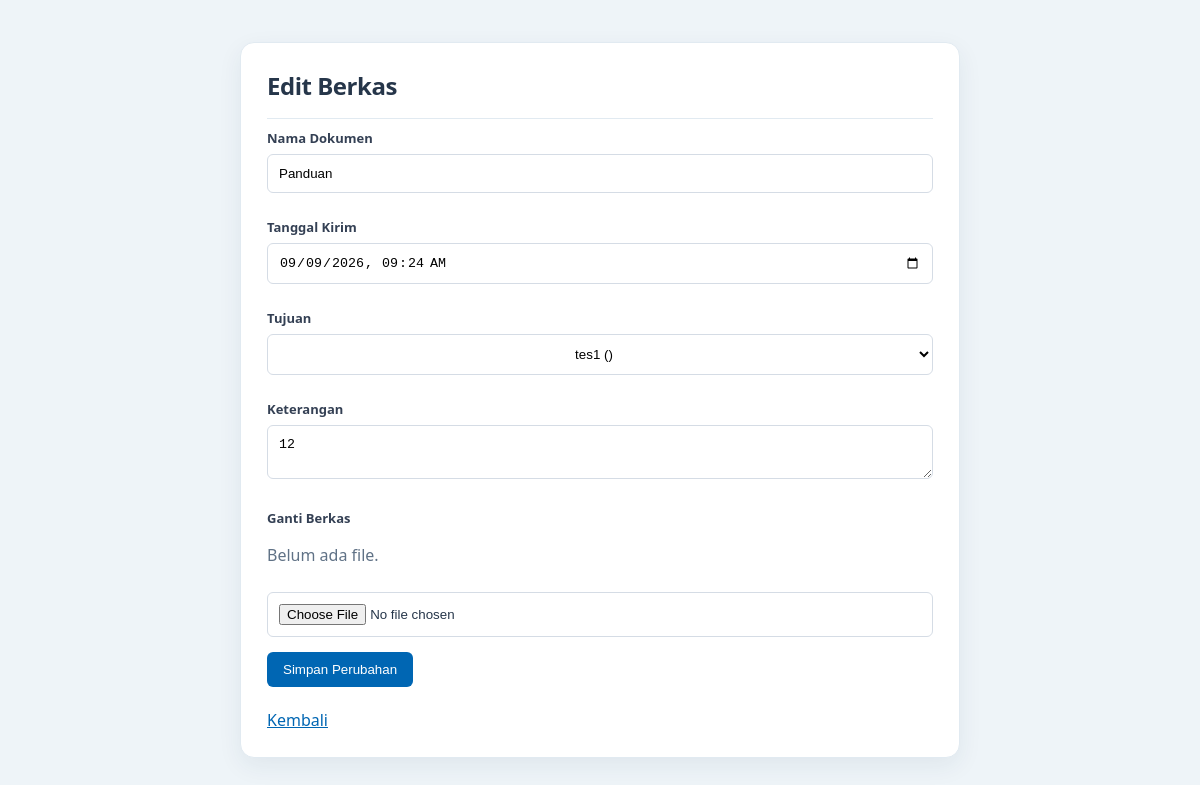
The app's page /index.php?aksi=edit&id=39 (signed in) with its own data.
### tables this page shows
CREATE TABLE `berkas` (
  `id_berkas` int NOT NULL,
  `n_dokumen` varchar(255) NOT NULL,
  `tgl_kirim` datetime NOT NULL DEFAULT CURRENT_TIMESTAMP,
  `id_pengirim` int DEFAULT NULL,
  `id_tujuan` int DEFAULT NULL,
  `tujuan_semua` tinyint(1) NOT NULL DEFAULT '0',
  `tgl_terima` datetime DEFAULT NULL,
  `tujuan` varchar(20) DEFAULT NULL,
  `keterangan` text,
  `file_berkas` text,
  `status` enum('Dikirim','Diterima','Ditolak') NOT NULL DEFAULT 'Dikirim'
);

CREATE TABLE `user` (
  `id_user` int NOT NULL,
  `nama` varchar(50) NOT NULL,
  `username` varchar(50) NOT NULL,
  `password` varchar(255) NOT NULL,
  `bagian` varchar(50) NOT NULL,
  `role` enum('admin','pegawai') NOT NULL,
  `hobi` varchar(100) DEFAULT NULL,
  `makanan_favorit` varchar(100) DEFAULT NULL,
  `hewan_favorit` varchar(100) DEFAULT NULL
);

### controller/BerkasController.php (called while the page is built, shortened)
<?php
require_once "model/Berkas.php";
class BerkasController {
    public function edit() {
        $id = $_GET['id'];
        $model = new Berkas();
        $data = $model->editData($id);
        $user = $model->tampilUser();
        require_once "views/edit.php";
    }
}
?>

### model/Berkas.php (called while the page is built, shortened)
<?php
require_once "config/Koneksi.php";
class Berkas {
    private $conn;
    public function __construct() {
        $db = new Koneksi();
        $this->conn = $db->getKoneksi();
        $this->pastikanStrukturBerkas();
    }
    private function pastikanStrukturBerkas() {
        $this->conn->query("ALTER TABLE `berkas`
            MODIFY `status` ENUM('Dikirim', 'Diterima', 'Ditolak')
                NOT NULL DEFAULT 'Dikirim'");
        $this->conn->query("ALTER TABLE `berkas`
            MODIFY `file_berkas` TEXT DEFAULT NULL");
        $this->conn->query("UPDATE `berkas` b
            LEFT JOIN `user` u ON b.id_tujuan = u.id_user
            SET b.id_tujuan = NULL
            WHERE b.id_tujuan IS NOT NULL AND u.id_user IS NULL");
        $this->ubahAksiHapusPengirim();
        $this->tambahForeignKeyJikaBelumAda(
            'berkas_pengirim_fk',
            'id_pengirim',
            'user',
            'id_user'
        );
        $this->tambahForeignKeyJikaBelumAda(
            'berkas_tujuan_fk',
            'id_tujuan',
            'user',
            'id_user'
        );
    }
    private function tambahForeignKeyJikaBelumAda($nama, $kolom, $tabelReferensi, $kolomReferensi) {
        $stmt = $this->conn->prepare("SELECT CONSTRAINT_NAME
            FROM information_schema.KEY_COLUMN_USAGE
            WHERE TABLE_SCHEMA = DATABASE()
            AND TABLE_NAME = 'berkas'
            AND COLUMN_NAME = ?
            AND REFERENCED_TABLE_NAME IS NOT NULL
            LIMIT 1");
        $stmt->bind_param("s", $kolom);
        $stmt->execute();
        if ($stmt->get_result()->num_rows === 0) {
            $this->conn->query("ALTER TABLE `berkas`
                ADD CONSTRAINT `$nama`
                FOREIGN KEY (`$kolom`) REFERENCES `$tabelReferensi` (`$kolomReferensi`)
                ON DELETE SET NULL ON UPDATE CASCADE");
        }
    }
    private function ubahAksiHapusPengirim() {
        $stmt = $this->conn->prepare("SELECT CONSTRAINT_NAME
            FROM information_schema.KEY_COLUMN_USAGE
            WHERE TABLE_SCHEMA = DATABASE()
            AND TABLE_NAME = 'berkas'
            AND COLUMN_NAME = 'id_pengirim'
            AND REFERENCED_TABLE_NAME = 'user'
            LIMIT 1");
        $stmt->execute();
        $fk = $stmt->get_result()->fetch_assoc();
        $namaFk = str_replace('`', '', $fk['CONSTRAINT_NAME']);
        $aturan = $this->conn->prepare("SELECT DELETE_RULE
            FROM information_schema.REFERENTIAL_CONSTRAINTS
            WHERE CONSTRAINT_SCHEMA = DATABASE() AND CONSTRAINT_NAME = ?");
        $aturan->bind_param("s", $namaFk);
        $aturan->execute();
        $dataAturan = $aturan->get_result()->fetch_assoc();
        $this->conn->query("ALTER TABLE `berkas` DROP FOREIGN KEY `$namaFk`");
        $this->conn->query("ALTER TABLE `berkas`
            ADD CONSTRAINT `berkas_pengirim_fk`
            FOREIGN KEY (`id_pengirim`) REFERENCES `user` (`id_user`)
            ON DELETE RESTRICT ON UPDATE CASCADE");
    }
    private function buatTabelKomentar() {
        $this->conn->query("CREATE TABLE IF NOT EXISTS komentar_berkas (
            id_komentar INT NOT NULL AUTO_INCREMENT,
            id_berkas INT NOT NULL,
            id_user INT NOT NULL,
            komentar TEXT NOT NULL,
            dibuat_pada TIMESTAMP NOT NULL DEFAULT CURRENT_TIMESTAMP,
            PRIMARY KEY (id_komentar),
            INDEX (id_berkas),
            INDEX (id_user)
        ) ENGINE=InnoDB DEFAULT CHARSET=utf8mb4");
    }
    private function buatTabelPesan() {
        $this->conn->query("CREATE TABLE IF NOT EXISTS pesan_berkas (
            id_pesan INT NOT NULL AUTO_INCREMENT,
            id_berkas INT NOT NULL,
            id_pengirim INT NOT NULL,
            id_penerima INT NOT NULL,
            jenis VARCHAR(30) NOT NULL,
            pesan TEXT NOT NULL,
            sudah_dibaca TINYINT(1) NOT NULL DEFAULT 0,
            dibuat_pada TIMESTAMP NOT NULL DEFAULT CURRENT_TIMESTAMP,
            PRIMARY KEY (id_pesan),
            INDEX (id_penerima),
            INDEX (id_berkas)
        ) ENGINE=InnoDB DEFAULT CHARSET=utf8mb4");
    }
    public function tampilUser() {
        $sql = "SELECT * FROM `user`
                ORDER BY nama ASC";
        $hasil = $this->conn->query($sql);
        $data = [];
        while ($row = $hasil->fetch_assoc()) {
            $data[] = $row;
        }
        return $data;
    }
    public function editData($id) {
        $sql = "SELECT * FROM berkas
                WHERE id_berkas = $id";
        $hasil = $this->conn->query($sql);
        return $hasil->fetch_assoc();
    }
}
?>

### config/Koneksi.php (called while the page is built, shortened)
<?php
class Koneksi {
    public function getKoneksi() {
        $koneksi = new mysqli("localhost", "root", "", "e-berkas");
        $koneksi->query("SET time_zone = '+07:00'");
        return $koneksi;
    }
}
?>

### views/edit.php (the view, shortened to what this page needs)
<!DOCTYPE html>
<html>
<head>
    <link rel="stylesheet" href="views/css/style.css?v=3">
</head>
<body>
<div class="box">
    <h2>Edit Berkas</h2>
    <form action="index.php?aksi=prosesEdit" method="POST" enctype="multipart/form-data">
        <label>Nama Dokumen</label>
        <input type="text" name="n_dokumen"
        value="<?php echo $data['n_dokumen']; ?>" required>
        <label>Tanggal Kirim</label>
        <input type="datetime-local" name="tgl_kirim"
        value="<?php echo date('Y-m-d\TH:i', strtotime($data['tgl_kirim'])); ?>" required>
        <label>Tujuan</label>
        <select name="tujuan" id="tujuan" required>
            <?php foreach ($user as $row) { ?>
                <?php if ($row['id_user'] != $_SESSION['id_user']) { ?>
                    <option value="<?php echo $row['id_user']; ?>"
                        <?php echo ((int) $row['id_user'] === (int) $data['id_tujuan']) ? 'selected' : ''; ?>
                        style="text-align: center;">
                        <?php echo $row['nama']; ?> (<?php echo $row['bagian']; ?>)
                    </option>
                <?php } ?>
            <?php } ?>
        </select>
        <label>Keterangan</label>
        <textarea name="keterangan"><?php echo $data['keterangan']; ?></textarea>
        <label>Ganti Berkas</label>
        <?php if (!empty($data['file_berkas'])) { ?>
            <p>
                File sekarang:
                <a href="uploads/<?php echo $data['file_berkas']; ?>" target="_blank">
                    Lihat Berkas
                </a>
            </p>
        <?php } else { ?>
            <p>Belum ada file.</p>
        <?php } ?>
        <input type="file" name="file_berkas">
        <button type="submit">Simpan Perubahan</button>
    </form>
    <br>
    <a href="index.php?aksi=berkas">Kembali</a>
</div>
</body>
</html>

### views/css/style.css (style rules this page uses)
* { box-sizing: border-box; }
body { margin: 0; font-family: "Segoe UI", Arial, sans-serif; background: #eef4f8; color: #26364a; animation: muncul 0.5s ease; }
.box { background: white; padding: 26px; border: 1px solid #e1eaf1; border-radius: 14px; box-shadow: 0 8px 24px rgba(25, 61, 87, 0.07); animation: naik 0.6s ease; }
.box h2 { margin-top: 0; margin-bottom: 10px; font-size: 24px; letter-spacing: -0.02em; }
.box p { color: #607286; line-height: 1.6; }
body > .box { width: min(720px, calc(100% - 40px)); margin: 42px auto; }
body > .box h2 { padding-bottom: 16px; border-bottom: 1px solid #e1eaf1; }
form label { display: block; margin-top: 10px; color: #344054; font-size: 13px; font-weight: 700; }
input,select, textarea { width: 100%; padding: 11px; margin: 7px 0 15px; border: 1px solid #d5dce5; border-radius: 6px; background: #fff; transition: 0.3s; }
button, .btn { display: inline-block; padding: 10px 16px; background: #0066b3; color: white; border: none; text-decoration: none; border-radius: 6px; cursor: pointer; transition: 0.3s; }
a { color: #0066b3; transition: 0.2s; }
h1, h2, h3 { color: #26364a; }

### records on screen
berkas: n_dokumen "Panduan", tgl_kirim "09/09/2026 09:24", tujuan "tes1 ()", keterangan "12"
